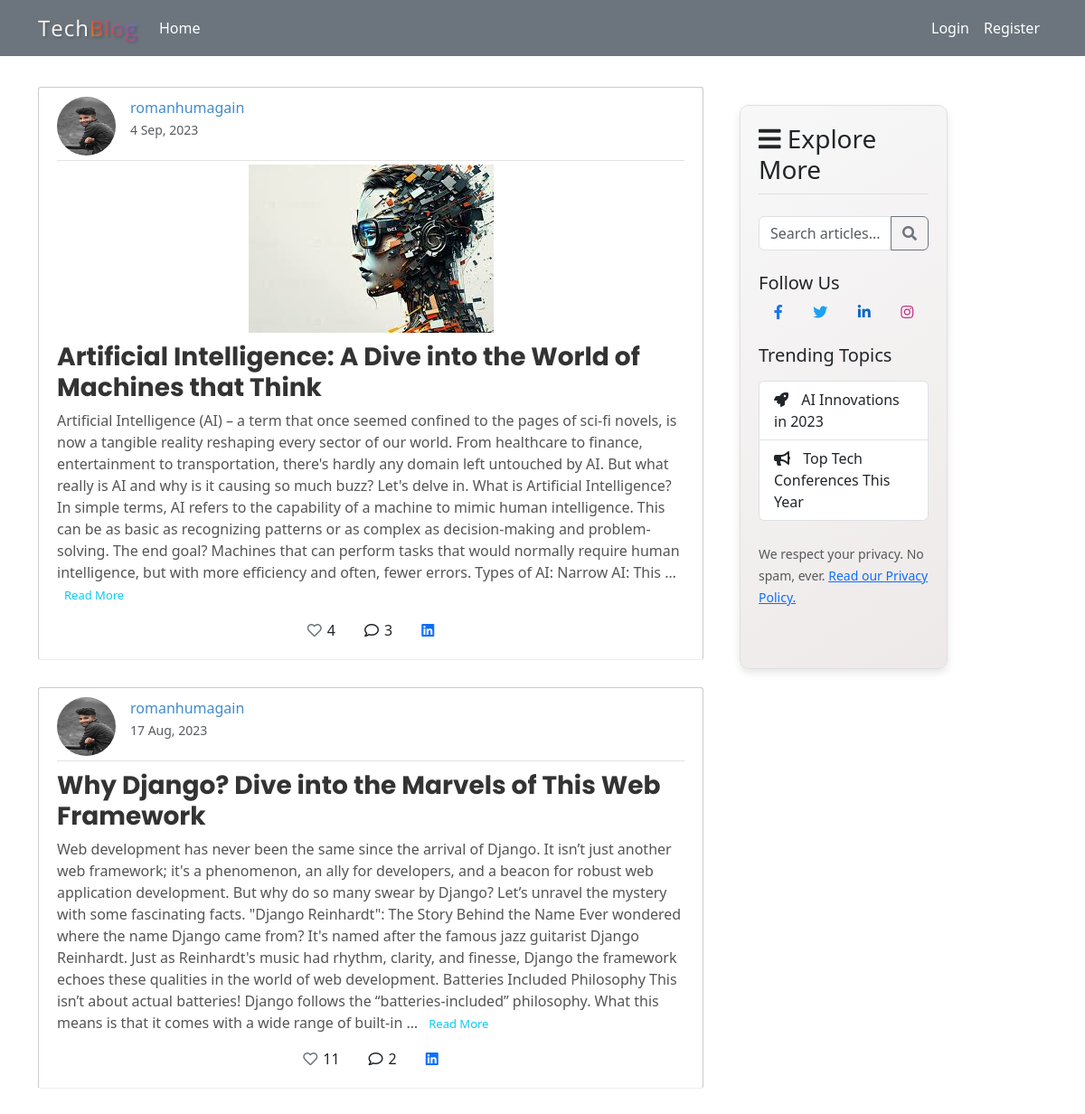
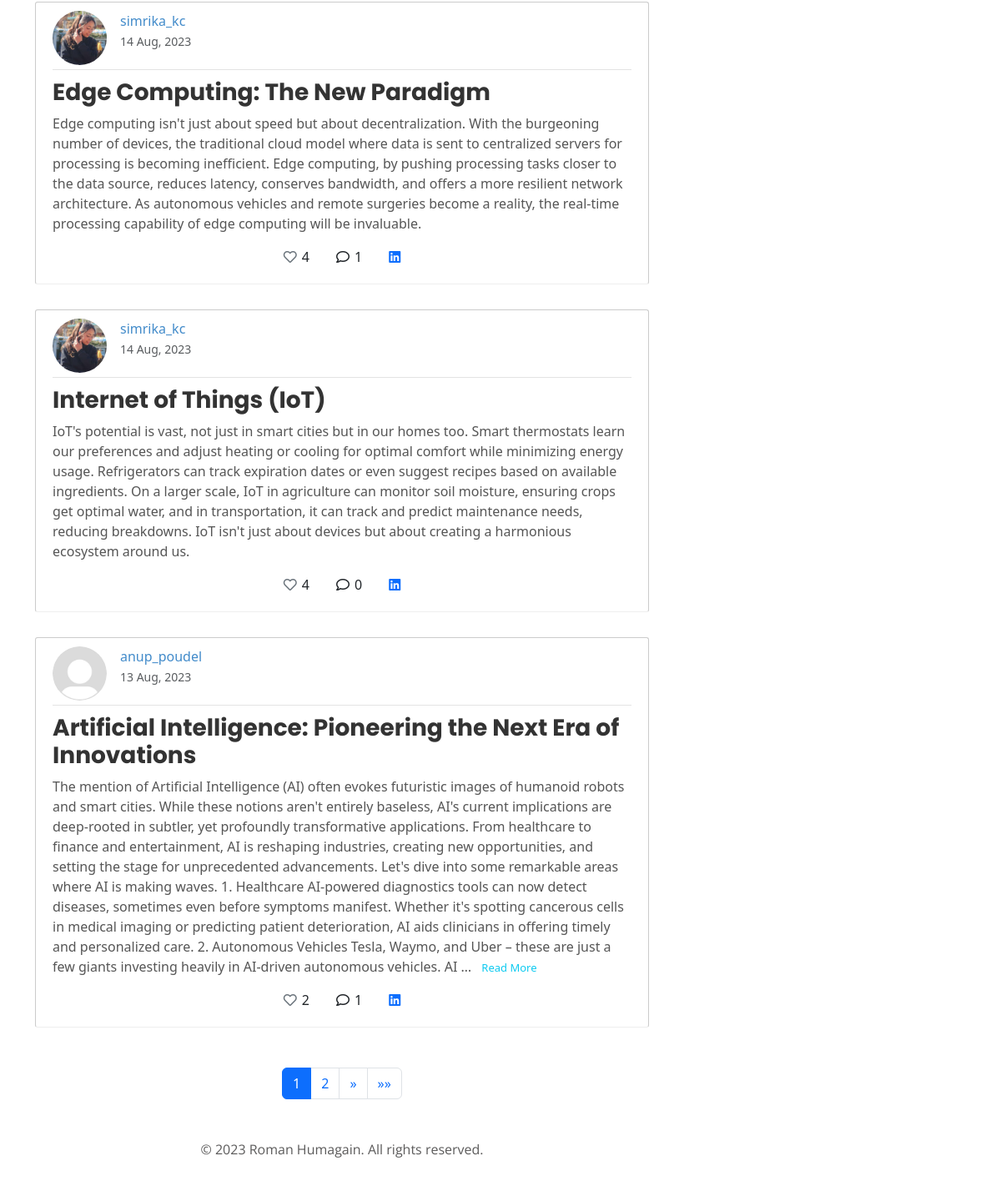
The page / on the database its author committed (2 pictures, top to bottom).
### Blog/models.py (models this page shows, shortened)
class BlogPost(models.Model):
  author = models.ForeignKey(User , on_delete=models.CASCADE , related_name='posts')
  slug = models.SlugField(null=True,unique=True)
  title = models.CharField(max_length=100)
  content = models.TextField()
  image = models.ImageField(null= True , blank=True, upload_to='blog_image')
  date_posted = models.DateTimeField(default = timezone.now)
  likes_count = models.IntegerField(null=True, default=0)
  def get_absolute_url(self):
    return reverse('post-details' , kwargs={'slug':self.slug})

### Users/models.py (models this page shows, shortened)
class Profile(models.Model):
    user = models.OneToOneField(User, on_delete=models.CASCADE)
    previous_logged_in_date = models.DateTimeField(null=True , blank=True)
    slug = models.SlugField(null=True,unique=True)
    profile_pic = models.ImageField(default='profile_pics/default.jpg', upload_to='profile_pics')
    bio = models.TextField(null=True, default=None)
    follower_count = models.IntegerField(null=True, default=0)
    following_count = models.IntegerField(null=True, default=0)
    following = models.ManyToManyField('self' , through = 'Follow' , related_name='followers' , symmetrical=False)

### Blog/views.py (the view)
# urls.py: path('' , PostListView.as_view() , name="blog-home"),
class PostListView(ListView):
    model = BlogPost
    template_name = 'blog/home.html'
    context_object_name = 'posts'
    ordering = ['-date_posted']
    paginate_by = 5
    def get_queryset(self):
        queryset = super().get_queryset()
        search = self.request.GET.get('search')
        if search:
            queryset = queryset.filter(Q(title__icontains=search)|
                                       Q(content__icontains=search)
                                       )
        return queryset
    def get_context_data(self, **kwargs):
        context = super().get_context_data(**kwargs)
        if self.request.user.is_authenticated:
            user_liked_post_ids = Like.objects.filter(user=self.request.user).values_list('post__id', flat=True)
            context['user_liked_post_ids'] = list(user_liked_post_ids)
        return context

### Blog/context_processors.py (called while the page is built)
def notification_count(request):
    if request.user.is_authenticated:
        count = Notification.objects.filter(receiver=request.user, is_read=False).count()
        return {'notification_count': count}
    return {}

### Blog/templates/blog/home.html (shortened to what this page needs)
{% extends 'blog/base.html' %}
{% load static %}
{% block search_bar %}
<form autocomplete="off">
    <div class="input-group mb-4">
        <input type="text" class="form-control" name="search" placeholder="Search articles..."
            aria-label="Search">
        <button class="btn btn-outline-secondary" type="submit" id="search-button"><i
                class="fas fa-search"></i></button>
    </div>
</form>
{% endblock %}
{% block body %}
{% for post in posts %}
<article class="media content-section">
    <div class="media-body">
        <div class="article-metadata d-flex align-items-start">
            <img class="rounded-circle article-img mr-3 mb-1" src="{{ post.author.profile.profile_pic.url }}"
                style="width: 65px; height: 65px;">
            <div>
                {% if user.profile.slug == post.author.profile.slug %}
                <a href="{% url 'user_profile' %}" class="d-block font-weight-bold">
                    {{ post.author }}
                </a>
                {% else %}
                <a href="{% url 'user-profile-details' post.author.profile.slug  %}" class="d-block font-weight-bold">
                    {{post.author }}
                </a>
                {% endif %}
                <small class="text-muted">{{ post.date_posted|date:"j M, Y" }}</small>
            </div>
        </div>
        {% if post.image %}
        <div class="d-flex justify-content-center">
            <img src="{{ post.image.url }}" alt="{{ post.title }}" style="max-width: 550px; max-height: 280px;">
        </div>
        {% endif %}
        <h3 class="mt-2"><a class="article-title" href="{% url 'post-details' post.slug %}">{{ post.title }}</a></h3>
        <p class="article-content" style="display: inline;">{{ post.content|truncatewords:120 }}</p>
        {% if post.content|wordcount > 120 %}
        <a href="{% url 'post-details' post.slug %}" class="read-more-link text-info">Read More</a>
        {% endif %}
    </div>
    <div class="icons-container d-flex justify-content-center align-items-center mt-3">
        <a href="{% url 'like_post' post.id %}"
            class="icon-link like-btn d-flex align-items-center mx-3 text-decoration-none" data-post-id="{{ post.id }}">
            <i class="{% if post.id in user_liked_post_ids %}fas fa-heart text-danger{% else %}far fa-heart text-secondary {% endif %}"></i>
            <span class="icon-count ml-2 text-dark">{{ post.likes_count }}</span>
        </a>
        <a href="{% url 'post-details' post.slug  %}#comments"
            class="icon-link comment-icon d-flex align-items-center mx-3 text-decoration-none">
            <i class="far fa-comment text-dark" ></i>
            <span class="icon-count ml-2 text-dark">{{ post.blogcomment_set.count }}</span>
        </a>
        <a href="https://www.linkedin.com/shareArticle?mini=true&url={{ request.build_absolute_uri|add:post.get_absolute_url }}&title={{ post.title }}"
            target="_blank" class="icon-link d-flex align-items-center mx-3 text-decoration-none">
            <i class="fab fa-linkedin text-primary"></i>
        </a>
    </div>
</article>
{% endfor %}
<div class="container mt-5">
    <nav aria-label="Page navigation">
        <ul class="pagination justify-content-center">
            {% if is_paginated %}
            {% for num in page_obj.paginator.page_range %}
            {% if page_obj.number == num %}
            <li class="page-item active">
                <span class="page-link">{{ num }}</span>
            </li>
            {% elif num > page_obj.number|add:'-2' and num < page_obj.number|add:'2' %} <li class="page-item">
                <a class="page-link" href="?page={{ num }}">{{ num }}</a>
                </li>
                {% endif %}
                {% endfor %}
                {% if page_obj.has_next %}
                <li class="page-item">
                    <a class="page-link" href="?page={{ page_obj.next_page_number }}" aria-label="Next"><span
                            aria-hidden="true">&raquo;</span></a>
                </li>
                <li class="page-item">
                    <a class="page-link" href="?page={{ page_obj.paginator.num_pages }}" aria-label="Last"><span
                            aria-hidden="true">&raquo;&raquo;</span></a>
                </li>
                {% endif %}
                {% endif %}
        </ul>
    </nav>
</div>
{% endblock body %}

### Blog/static/blog/css/base.css (style rules this page uses)
body { font-family: 'Nunito', sans-serif; background-color: #fff; color: #333; }
.content-section { background: #ffffff; padding: 10px 20px; border: 1px solid #cbcbcb; border-radius: 3px; margin-bottom: 20px; }
.article-title { color: #444444; text-decoration: none; }
.article-img { height: 65px; width: 65px; margin-right: 16px; }
.article-metadata { padding-bottom: 1px; margin-bottom: 4px; border-bottom: 1px solid #e3e3e3; text-decoration: none; }
.article-metadata a { font-weight: normal; color: #428bca; text-decoration: none; }
.article-title { font-family: 'Poppins', sans-serif; font-weight: 700; color: #333; text-decoration: none; margin-top: 10px; display: block; }
.article-content { font-size: 16px; line-height: 1.5; color: #555; margin-top: 20px; }
.article-content { white-space: pre-line; }
.media.content-section { margin-bottom: 30px; border-bottom: 1px solid #eee; padding-bottom: 20px; }
.text-muted { font-weight: lighter; }
.read-more-link { text-decoration: none; color: #333; position: relative; margin-left: 8px; transition: color 0.3s; font-size: small; }
.read-more-link::after { content: ''; position: absolute; bottom: 0; left: 0; width: 0; height: 1px; background: #333; transition: width 0.4s; }

### rows shown on the page
BlogPost: author.profile.profile_pic (picture), author "romanhumagain", date_posted "4 Sep, 2023", image (picture), title "Artificial Intelligence: A Dive into the World of Machines that Think", content "Artificial Intelligence (AI) – a term that once seemed confined to the pages of sci-fi novels, is now a tangible reality reshaping every sector of our world. From healthcare to finance, entertainment to transportation, there's hardly any domain left untouched by AI. But what really is AI and why is it causing so much buzz? Let's delve in. What is Artificial Intelligence? In simple terms, AI refers to the capability of a machine to mimic human intelligence. This can be as basic as recognizing patterns or as complex as decision-making and problem-solving. The end goal? Machines that can perform tasks that would normally require human intelligence, but with more efficiency and often, fewer…", shows "Read More", likes_count "4", blogcomment_set.count "3"
BlogPost: author.profile.profile_pic (picture), author "romanhumagain", date_posted "17 Aug, 2023", title "Why Django? Dive into the Marvels of This Web Framework", content "Web development has never been the same since the arrival of Django. It isn’t just another web framework; it's a phenomenon, an ally for developers, and a beacon for robust web application development. But why do so many swear by Django? Let’s unravel the mystery with some fascinating facts. \"Django Reinhardt\": The Story Behind the Name Ever wondered where the name Django came from? It's named after the famous jazz guitarist Django Reinhardt. Just as Reinhardt's music had rhythm, clarity, and finesse, Django the framework echoes these qualities in the world of web development. Batteries Included Philosophy This isn’t about actual batteries! Django follows the “batteries-included”…", shows "Read More", likes_count "11", blogcomment_set.count "2"
BlogPost: author.profile.profile_pic (picture), author "simrika_kc", date_posted "14 Aug, 2023", title "Edge Computing: The New Paradigm", content "Edge computing isn't just about speed but about decentralization. With the burgeoning number of devices, the traditional cloud model where data is sent to centralized servers for processing is becoming inefficient. Edge computing, by pushing processing tasks closer to the data source, reduces latency, conserves bandwidth, and offers a more resilient network architecture. As autonomous vehicles and remote surgeries become a reality, the real-time processing capability of edge computing will be invaluable.", likes_count "4", blogcomment_set.count "1"
BlogPost: author.profile.profile_pic (picture), author "simrika_kc", date_posted "14 Aug, 2023", title "Internet of Things (IoT)", content "IoT's potential is vast, not just in smart cities but in our homes too. Smart thermostats learn our preferences and adjust heating or cooling for optimal comfort while minimizing energy usage. Refrigerators can track expiration dates or even suggest recipes based on available ingredients. On a larger scale, IoT in agriculture can monitor soil moisture, ensuring crops get optimal water, and in transportation, it can track and predict maintenance needs, reducing breakdowns. IoT isn't just about devices but about creating a harmonious ecosystem around us.", likes_count "4", blogcomment_set.count "0"
BlogPost: author.profile.profile_pic (placeholder picture), author "anup_poudel", date_posted "13 Aug, 2023", title "Artificial Intelligence: Pioneering the Next Era of Innovations", content "The mention of Artificial Intelligence (AI) often evokes futuristic images of humanoid robots and smart cities. While these notions aren't entirely baseless, AI's current implications are deep-rooted in subtler, yet profoundly transformative applications. From healthcare to finance and entertainment, AI is reshaping industries, creating new opportunities, and setting the stage for unprecedented advancements. Let's dive into some remarkable areas where AI is making waves. 1. Healthcare AI-powered diagnostics tools can now detect diseases, sometimes even before symptoms manifest. Whether it's spotting cancerous cells in medical imaging or predicting patient deterioration, AI aids clinicians…", shows "Read More", likes_count "2", blogcomment_set.count "1"

### other values the page prints
{{ num }} "1"
{{ num }} "2"
